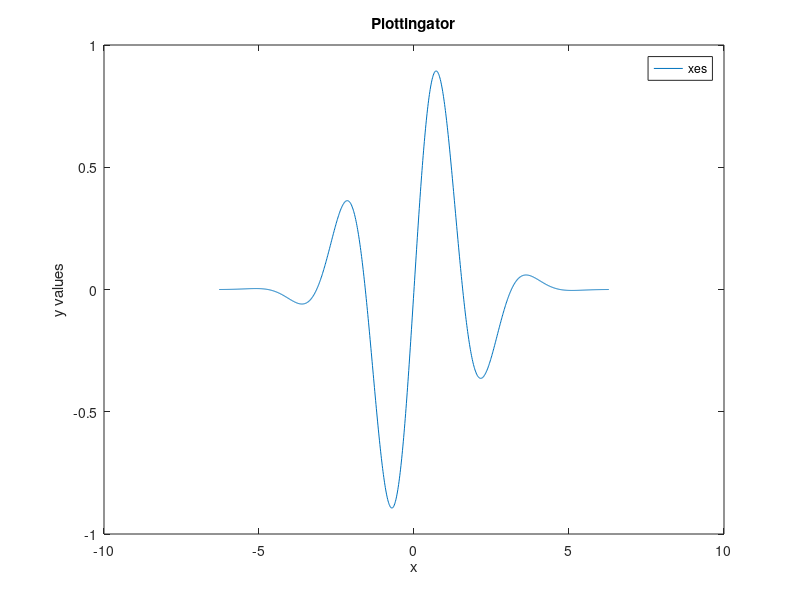

Here is the MATLAB script that generated this plot:
interval = [-2*pi 2*pi];
nbPoints = 1000;
points = linspace(interval(1),interval(2),nbPoints);

%{
for c = 1:200
    pointsY(c) = f(points(c));
end
%}

%function handle way
f = @(x) exp(-x.^2/5).*sin(2*x);

pointsY = f(points)
figure()
plot(points, pointsY)
title('Plottingator')
xlabel('x')
ylabel('y values')
legend('xes')



%{
function yValues = f(xValues)
    yValues = exp(-(xValues.^2)./5) .* sin(2 .* xValues);
end
%}

